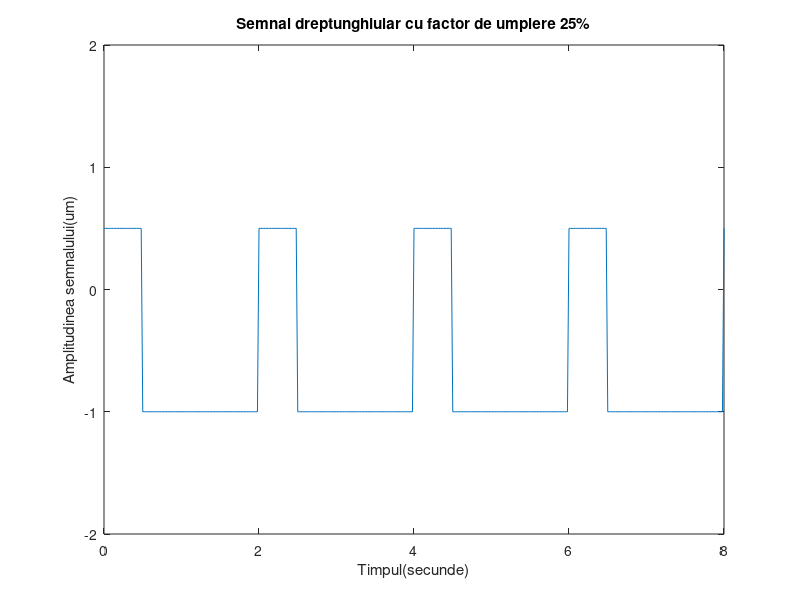

This figure's MATLAB source:
t=0:0.02:8;
%4 perioade/20ms
x=0.75*square(pi*t,25)-0.25;
%->Am definit variabila x ca fiind o functie ce defineste un semnal dreptunghiular
%->Am utilizat functia plot pentru a genera un grafic de t si x
plot(t,x)
%->Am utilizat functia axis pentru a delimita graficul generat de plot in limitele necesare pentru a indeplini conditiile
axis([0 8 -2 2])
%->Acum graficul se va intinde de la 0 la 8 pe Ox si de a -2 la 2 pe Oy
xlabel('Timpul(secunde)')
%->Am denumit axa Ox
ylabel('Amplitudinea semnalului(um)')
%->Am denumit axa Oy
title('Semnal dreptunghiular cu factor de umplere 25%')
